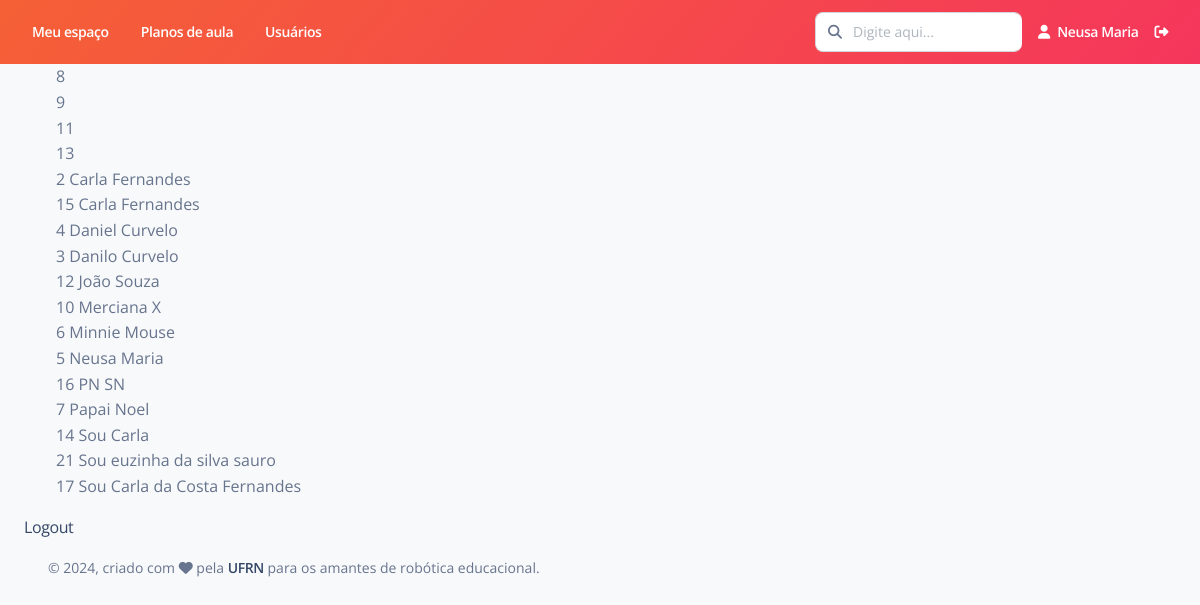
Screenshot of /usuario/listar-ativos/ (signed in) with the database file from the repository.
### Usuario/models.py (models this page shows)
class Usuario(User):
    cidade = models.CharField(max_length=100, verbose_name='Cidade')
    estado = models.CharField(max_length=100, verbose_name='Estado')
    avatar = models.ImageField(upload_to='profile-pic/', default='profile-pic/default.jpeg')
    interesses = models.ManyToManyField('Disciplina.Disciplina', through='Interesses')
    def __str__(self):
        return str(self.id) + " " + self.first_name + " " + self.last_name
    class Meta:
        ordering = ['first_name', 'last_name']
        verbose_name = "Usuário"
        verbose_name_plural = "Usuários"

### Usuario/views.py (the view)
# urls.py: path('listar-ativos/', views.listar_ativos, name='listar_ativos'),
@login_required
def listar_ativos(request):
    lista_usuarios = Usuario.objects.filter(is_active=True)
    informacoes = {
        'lista_usuarios': lista_usuarios,
        'ativos': True
    }
    return render(request, "Usuario/listar.html", informacoes)

### templates/Usuario/listar.html (shortened to what this page needs)
{% extends "Base/base.html" %}
{% block conteudo %}
    {% if not lista_usuarios %}
        <h4>Não há usuários cadastrados.</h4>
    {% else %}
        <ul>
            {% for usuario in lista_usuarios %}
                <li>{{usuario}}</li>
            {% endfor %}
        </ul>
    {% endif %}
    <a href="{% url 'usuario:logout' %}">Logout</a>
{% endblock %}

### templates/Base/navbar-horizontal.html (shortened to what this page needs)
{% load static %}
      <div class="collapse navbar-collapse mt-sm-0 mt-2 me-md-0 me-sm-4" id="navbar">
        <div class="navbar-nav mr-auto">
          <ul class="navbar-nav justify-content-end">
            <li class="nav-item px-3 d-flex align-items-center">
              <a href="" class="nav-link font-weight-bold px-0 text-white">
                <span class="d-sm-inline d-none">Meu espaço</span>
              </a>
            </li>
            <li class="nav-item px-3 d-flex align-items-center">
              <a href="" class="nav-link font-weight-bold px-0 text-white">
                <span class="d-sm-inline d-none">Planos de aula</span>
              </a>
            </li>
            <li class="nav-item px-3 d-flex align-items-center">
              <a href="" class="nav-link font-weight-bold px-0 text-white">
                <span class="d-sm-inline d-none">Usuários</span>
              </a>
            </li>
          </ul>
        </div>
        <div class="navbar-nav ml-auto collapse navbar-collapse justify-content-end">
          <div class="pe-md-3 d-flex align-items-center">
            <div class="input-group">
              <span class="input-group-text text-body"><i class="fa fa-search" aria-hidden="true"></i></span>
              <input type="text" class="form-control" placeholder="Digite aqui...">
            </div>
          </div>
          <ul class="navbar-nav justify-content-end">
            <li class="nav-item d-flex align-items-center">
              <a href="" class="nav-link font-weight-bold px-0 text-white">
                <i class="fa fa-user me-sm-1"></i>
                <span class="d-sm-inline d-none">{{user.first_name}} {{user.last_name}}</span>
              </a>
            </li>
            <li class="nav-item px-3 d-flex align-items-center">
              <a href="javascript:;" class="nav-link p-0 text-white">
                <i class="fa fa-sign-out-alt fixed-plugin-button-nav cursor-pointer"></i>
              </a>
            </li>
          </ul>
        </div>
      </div>

### rows the page displays
Usuario: last_name "8"
Usuario: last_name "9"
Usuario: last_name "11"
Usuario: last_name "13"
Usuario: last_name "2 Carla Fernandes"
Usuario: last_name "15 Carla Fernandes"
Usuario: last_name "4 Daniel Curvelo"
Usuario: last_name "3 Danilo Curvelo"
Usuario: last_name "12 João Souza"
Usuario: last_name "10 Merciana X"
Usuario: last_name "6 Minnie Mouse"
Usuario: last_name "5 Neusa Maria"
Usuario: last_name "16 PN SN"
Usuario: last_name "7 Papai Noel"
Usuario: last_name "14 Sou Carla"
Usuario: last_name "21 Sou euzinha da silva sauro"
Usuario: last_name "17 Sou Carla da Costa Fernandes"

### other values shown
{{ user.first_name }} "Neusa"
{{ user.last_name }} "Maria"
